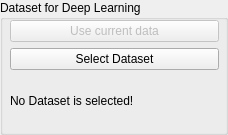
             <widget class="QGroupBox" name="groupBox_4">
              <property name="sizePolicy">
               <sizepolicy hsizetype="Maximum" vsizetype="Preferred">
                <horstretch>0</horstretch>
                <verstretch>0</verstretch>
               </sizepolicy>
              </property>
              <property name="title">
               <string>Dataset for Deep Learning</string>
              </property>
              <widget class="QWidget" name="verticalLayoutWidget">
               <property name="geometry">
                <rect>
                 <x>10</x>
                 <y>20</y>
                 <width>209</width>
                 <height>106</height>
                </rect>
               </property>
               <layout class="QVBoxLayout" name="verticalLayout_4">
                <item>
                 <widget class="QPushButton" name="Button_useCurrentData">
                  <property name="enabled">
                   <bool>false</bool>
                  </property>
                  <property name="text">
                   <string>Use current data</string>
                  </property>
                 </widget>
                </item>
                <item>
                 <widget class="QPushButton" name="Button_selectDataset">
                  <property name="text">
                   <string>Select Dataset</string>
                  </property>
                 </widget>
                </item>
                <item>
                 <widget class="QLabel" name="Label_currentDataset">
                  <property name="text">
                   <string>No Dataset is selected!</string>
                  </property>
                 </widget>
                </item>
               </layout>
              </widget>
             </widget>
